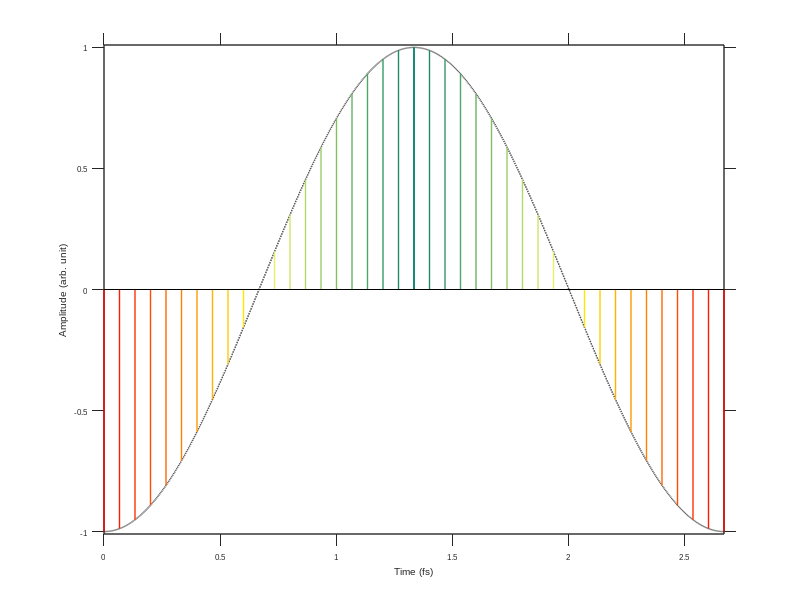
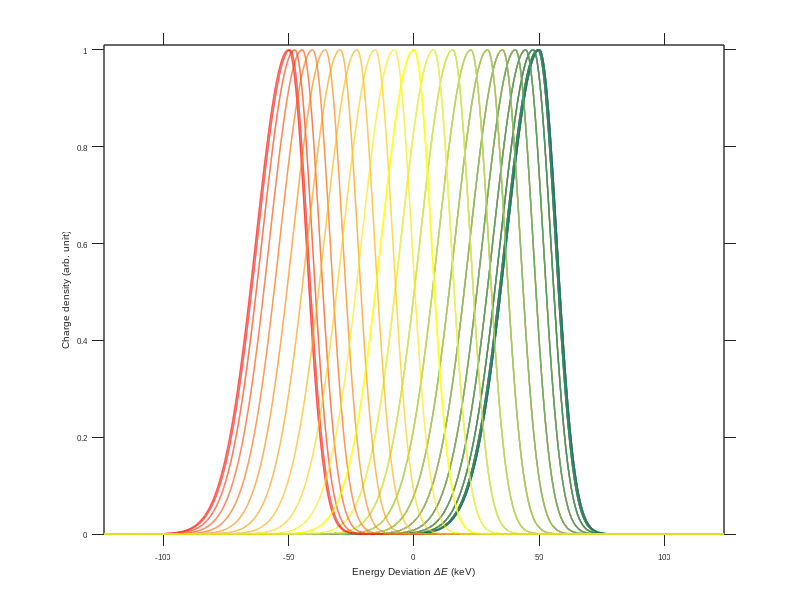
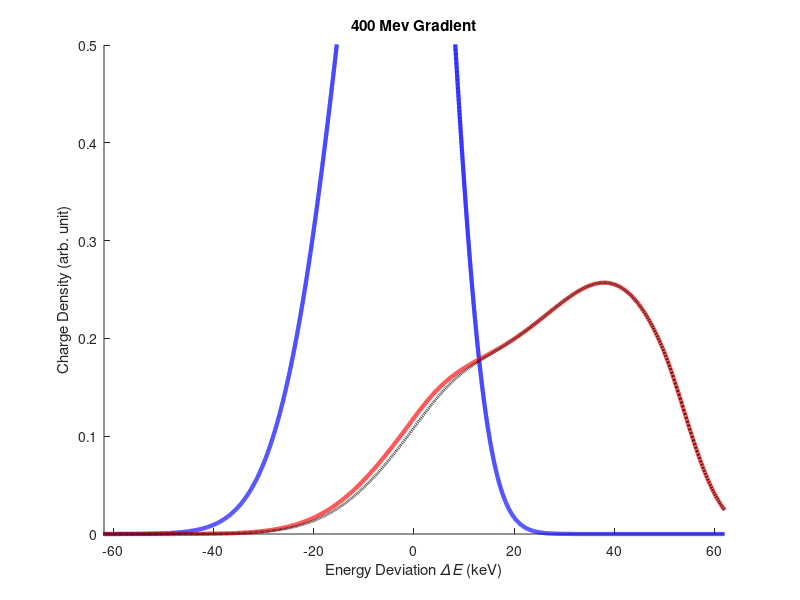

Reproduce these figures in MATLAB, in order.
%% AnalyicalModel.m
%
%   Script to calculate broadening of electron enegry spectrum due to laser
%   acceleration when the electron pulse is longer than a small fraction of
%   the optical pulse length
%
% Edgar Peralta, 2013 
% --------------------------------

clear all
close all
xwidth=8.9;             % Figure width
ywidth=4.5;             % Figure height

Amp=50;                % MeV/m

DETAILS=0;
SMALL=0;                % Whether to apply small amplitude broadening

C= 299792458;
wave=800e-9;
tau=wave/C*1e15;        % single cycle in fs (~2.7 fs)

wp = 8.23;              % leading edge HWHM width in keV
wm = 15.4;              % trailing edge HWHM width in keV

dE=.01;                 % Energy resolution

Elim=(wp+wm)+2*Amp;     % Energy limits

E1 = [-Elim:dE:Elim];   %

N= 2*Amp;               % Number of time slices to use in analysis.


wp = wp/sqrt(2*log(2)); % initial distribution leading edge RMS width in keV
wm = wm/sqrt(2*log(2)); % initial distribution trailing edge RMS width in keV


f1 = @(c,x) c(1)*exp(-(x-c(2)).^2./(2*(wm/wp*c(3))^2)).*(x<=c(2)) ...
    + c(1)*exp(-(x-c(2)).^2./(2*c(3)^2)).*(x>c(2));


%%
hFig1 = figure(7);
% set(hFig1,'ActivePositionProperty','position')
% set(hFig1,'Units','centimeters')
% set(hFig1, 'Position', [0 0 xwidth ywidth])
%
% set(gcf, 'Color', 'w');
% set(hFig1,'Units','points')

hold on

hx1=xlabel('Time (fs)')
hy1=ylabel('Amplitude (arb. unit)')
hold on

% cosine

t1 = [0:.0001:1]*tau;
F1 = -cos(t1*(2*pi)/tau);        % 180 phase offset for display convenience
plot(t1,F1,'--k','LineWidth',1)

% ________________%
% inject N bunches in the time domain
t2 = [0:.025:.25]*tau;
F2 = -cos(t2*(2*pi)/tau);
cm = colormap(autumn(length(t2)));
for i1 = 1:length(t2)
    stem(t2(i1),F2(i1),'LineWidth',1,'Color',cm(i1,:),'Marker','none')
end

% corresponding N pulses in the energy domain

hFig2 = figure(8);
% set(hFig2,'ActivePositionProperty','position')
% set(hFig2,'Units','centimeters')
% set(hFig2, 'Position', [0 0 xwidth ywidth])
%
% set(gcf, 'Color', 'w');
% set(hFig2,'Units','points')

hold on

hx2=xlabel('Energy Deviation {\it\DeltaE} (keV)');
hy2=ylabel('Charge density (arb. unit)');


for i1 = 1:length(t2)
    s1 = f1([1,Amp*cos(2*pi*t2(i1)/tau),wp],E1);
    plot(E1,s1,'Color',cm(i1,:),'LineWidth',1)
end
%--------------------%



% inject N bunches in the time domain
figure (7)
hold on

t2 = [.5:-.025:.25]*tau;
F2 = -cos(t2*(2*pi)/tau);
cm = colormap(summer(length(t2)));
for i1 = 1:length(t2)
    stem(t2(i1),F2(i1),'LineWidth',1,'Color',cm(i1,:),'Marker','none')
end

% corresponding N pulses in the energy domain
figure (8)

hold on

for i1 = 1:length(t2)
    s1 = f1([1,-Amp*cos(2*pi*t2(i1)/tau),wp],E1);
    plot(E1,s1,'Color',cm(i1,:),'LineWidth',1)
end

% inject N bunches in the time domain
figure (7)
hold on
t2 = [.5:.025:.75]*tau;
F2 = -cos(t2*(2*pi)/tau);
cm = colormap(summer(length(t2)));
for i1 = 1:length(t2)
    stem(t2(i1),F2(i1),'LineWidth',1,'Color',cm(i1,:),'Marker','none')
end


% corresponding N pulses in the energy domain
figure (8)

hold on

for i1 = 1:length(t2)
    s1 = f1([1,-Amp*cos(2*pi*t2(i1)/tau),wp],E1);
    plot(E1,s1,'Color',cm(i1,:),'LineWidth',1)
end

% inject N bunches in the time domain
figure (7)
hold on
t2 = [1:-.025:.75]*tau;
F2 = -cos(t2*(2*pi)/tau);
cm = colormap(autumn(length(t2)));
for i1 = 1:length(t2)
    stem(t2(i1),F2(i1),'LineWidth',1,'Color',cm(i1,:),'Marker','none')
end
axis([0 tau -1.01 1.01])


set( gca                       , ...
    'FontName'   , 'Arial' );
set([hx1, hy1], ...
    'FontName'   , 'Arial');
set(gca             , ...
    'FontSize'   , 6           );
set([hx1,hy1]  , ...
    'FontSize'   , 7          );

set(gca, ...
    'TickDir'     , 'out'     , ...
    'Box'         , 'on'     , ...
    'TickLength'  , [.02 .02] , ...
    'LineWidth'   , 1         );

%export_fig Anal1.eps -painters -rgb


% corresponding N pulses in the energy domain
figure (8)

hold on

for i1 = 1:length(t2)
    s1 = f1([1,-Amp*cos(2*pi*t2(i1)/tau),wp],E1);
    plot(E1,s1,'Color',cm(i1,:),'LineWidth',1)
end
%--------------------%

%ylabel('Intensity')
%title('Energy Domain')

axis([-Elim Elim 0 1.01])

%enhance_plot
%xlabel('\Delta Energy [keV]','FontSize',18)
%set(gca,'xticklabel',{[]})

set( gca                       , ...
    'FontName'   , 'Arial' );
set([hx2, hy2], ...
    'FontName'   , 'Arial');
set(gca             , ...
    'FontSize'   , 6           );
set([hx2,hy2]  , ...
    'FontSize'   , 7          );
set(gca, ...
    'TickDir'     , 'out'     , ...
    'Box'         , 'on'     , ...
    'TickLength'  , [.02 .02] , ...
    'LineWidth'   , 1         );

% %export_fig Anal2.eps -painters -rgb

%%
% The resulting distribution - Spectrometer image
% -------------------- 4 ------------------------%

hFig = figure(9);

% set(gcf, 'Color', 'w');
% set(hFig3,'Units','points')

hold on

hx3=xlabel('Energy Deviation {\it\DeltaE} (keV)');
hy3=ylabel('Charge Density (arb. unit)');
hold on

s2 = 0;
s2p=0;
s2p2=0;
s2p3=0;
s2n=0;

if Amp<100
    ii=N/4;    %25
    fi=3*N/4;  %75
elseif Amp<400 
    ii=3*N/8;  %75
    fi=5*N/8;  %125
else
    ii=7*N/16;
    fi=9*N/16;
end

for i1 = N/4:3*N/4%0:N-1
    s1 = f1([1,-Amp*cos(2*pi/N*i1),wp],E1);
    s2 = s2+s1;
% used this when i1=1:N-1 to test partial integration    
%     if i1>=N/4 && i1<3*N/4
%         s2p = s2p+s1;
%         if i1>=3*N/8 && i1<5*N/8
%             s2p2=s2p2+s1;
%             if i1>=15*N/32 && i1<17*N/32%7*N/16 && i1<9*N/16
%                 s2p3=s2p3+s1;    
%             end
%         end
%     else
%         s2n = s2n+s1;
%     end
 if i1>=ii && i1<fi
                s2p=s2p+s1;    
 end

    if (i1==0 || i1==N/2) && DETAILS
        hFig = figure(9);
        plot(E1,s1,':k','LineWidth',1)
        hold on
    end
end
%%

s0 = f1([N,0,wp],E1);

w0=wp*sqrt(2*log(2));  %convert back to HWHM from RMS

hold on
h1=plot(E1,s0/N,'b','LineWidth',3);

h2=plot(E1,s2/N,'r','LineWidth',3);

%h4=plot(E1,s2n/N,'r--','LineWidth',2);

h3=plot(E1,s2p/N,'k--','LineWidth',2);

%h5=plot(E1,s2n/N+s2p/N,'r:','LineWidth',2);

%h5=plot(E1,s2p2/N,'k-.','LineWidth',2);
%h6=plot(E1,s2p3/N,'k:','LineWidth',2);
%legend('Initial','Final')


hold on


[Vmax Pmax]=max(s2p);
HWP=interp1(s2p(Pmax:Pmax+Amp/dE/2),E1(Pmax:Pmax+Amp/dE/2),Vmax/2)
% if SMALL
%     [cout sfit]=FitSpectrum(s2,4,2*Amp/dE);
%     %[cout sfit]=FitSpectrum(s2p,4,Amp/dE);
%     w1=cout(4)*sqrt(log(2))*dE;
%     pP=E1(round(cout(2)));
%     aP=cout(1)/N;
% else
%     [cout sfit temp temp  y1 y2 temp temp coutstd]=FitSpectrum(s2,14,2*Amp/dE);
%     %[cout sfit temp temp  y1 y2 temp temp coutstd]=FitSpectrum(s2p,14,Amp/dE);
%     w1=cout(6)*sqrt(log(2))*dE;
%     pP=E1(round(cout(2)+cout(7)));
%     aP=cout(5)/N;
%     %pP1=((cout(2)+cout(7))/length(E1)*2*E1(end)+E1(1))
%     %pP_er=sqrt(coutstd(2)^2+coutstd(7)^2)/length(E1)*2*E1(end)
%     %w1_er=coutstd(6)*sqrt(log(2))*dE
%     if DETAILS
%         hold on
%         plot(E1,y1/N,'g')
%         
%         hold on
%         plot(E1,y2/N,'g')
%     end
% end
% 
% hold on
% plot(E1,sfit/N,'--k','LineWidth',2)
% 
% 
% hold on
% line([w0 pP+w1],[1/2 1/2],'LineWidth',1,'Color','r');
% hold on
% line([pP+w1 pP+w1],[9*aP/20 11/20],...
%     'LineWidth',1,'Color','r');
% hold on
% line([w0 w0],[9/20 11/20],...
%     'LineWidth',1,'Color','b');
% 
% DE=pP+w1-w0
% I1=trapz(s2(E1<0));
% I2=trapz(s2(E1>=0));
% I2/I1;
%%
%width=12;
%height=6;
%set(hFig,'ActivePositionProperty','position')
%set(hFig,'Units','centimeters')
%set(hFig, 'Position', [0 0 width height])

xlim([-Elim/2 Elim/2])
ylim([0 .5])
%legend('Initial','Final', 'Neg. Int.','Pos. Int.','Pos. 1/2 Int.','Pos. 1/4 Int',...
%    'Location','NorthWest')
title('400 Mev Gradient')

%%
% figure
% MaxE=0:200;
% Grad=50*sqrt((.0484*MaxE+1.0463).^2-1)-23;
% plot(MaxE,Grad)
% 
% 
% xlim([50 200])
%  ylim([0 .5])

% % --------- load particle simulation and plot -------------- %
%
% load('trnsprtd_100prd_2401prtcls_NormDist_EsprdNominal_50KeVGain.mat');
%
% [nh, xh] = hist(EnergyOut,[-400:6:400]*1e3);
% h3=plot(xh*1e-3,nh/max(nh)*33/100,'kx','LineWidth',1)
% %title(['Energy gain: ' num2str(dE(i2)) 'keV'])
% hL=legend('Laser Off','Laser On','Simulation')
%
% set(hL, 'FontSize'   , 6           );
% legend boxoff
%
%  set( gca                       , ...
%     'FontName'   , 'Arial' );
% set([hx3, hy3], ...
%     'FontName'   , 'Arial');
% set(gca             , ...
%     'FontSize'   , 6           );
% set([hx3,hy3]  , ...
%     'FontSize'   , 7          );
%
% set(gca, ...
%   'TickDir'     , 'out'     , ...
%   'Box'         , 'on'     , ...
%   'TickLength'  , [.02 .02] , ...
%   'LineWidth'   , 1         );
%
% %export_fig Anal3.eps -painters -rgb